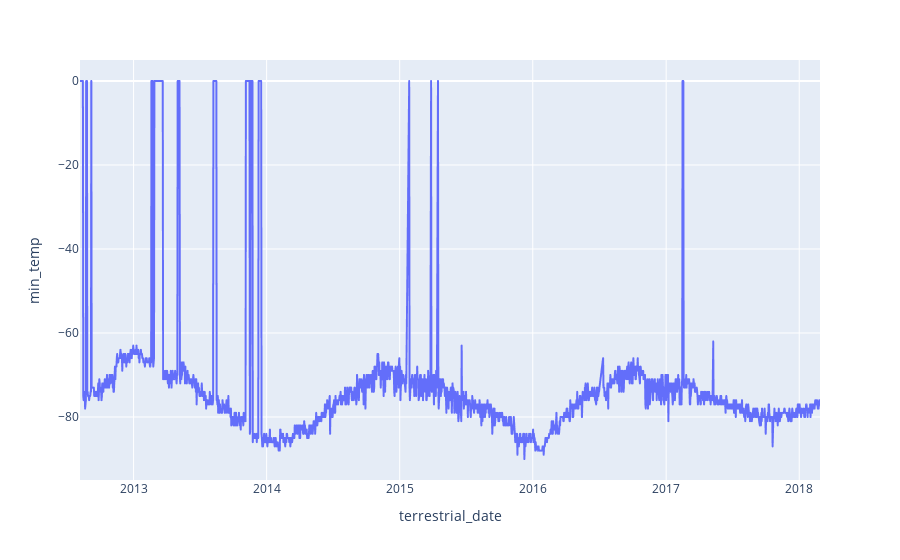

Write notebook code for a chart like this one.
### Code cell
# Plot a line chart the daily minimum temp
# note: you do not need to modify the dataframe
# use the original one you loaded at the beginning of the milestone.
dailyMinTemp = newDf.groupby("terrestrial_date").agg({"min_temp":"sum"})
px.line(dailyMinTemp.reset_index(), x = "terrestrial_date", y = "min_temp")

### Figure 1 — Plotly figure (JSON) as saved in the notebook; plotly's stock layout.template omitted (floating-point values rounded to 4 significant figures; data arrays with more than 128 entries replaced by an {"elided": "..."} marker saying what was removed)
{"data": [{"hovertemplate": "terrestrial_date=%{x}<br>min_temp=%{y}<extra></extra>", "legendgroup": "", "line": {"color": "#636efa", "dash": "solid"}, "marker": {"symbol": "circle"}, "mode": "lines", "name": "", "showlegend": false, "type": "scattergl", "x": {"elided": "1894 str values"}, "xaxis": "x", "y": {"elided": "1894 int values"}, "yaxis": "y"}], "layout": {"autosize": true, "legend": {"tracegroupgap": 0}, "margin": {"t": 60}, "xaxis": {"anchor": "y", "autorange": true, "domain": [0, 1], "range": ["2012-08-07", "2018-02-27"], "title": {"text": "terrestrial_date"}, "type": "date"}, "yaxis": {"anchor": "x", "autorange": true, "domain": [0, 1], "range": [-95, 5], "title": {"text": "min_temp"}, "type": "linear"}}}
